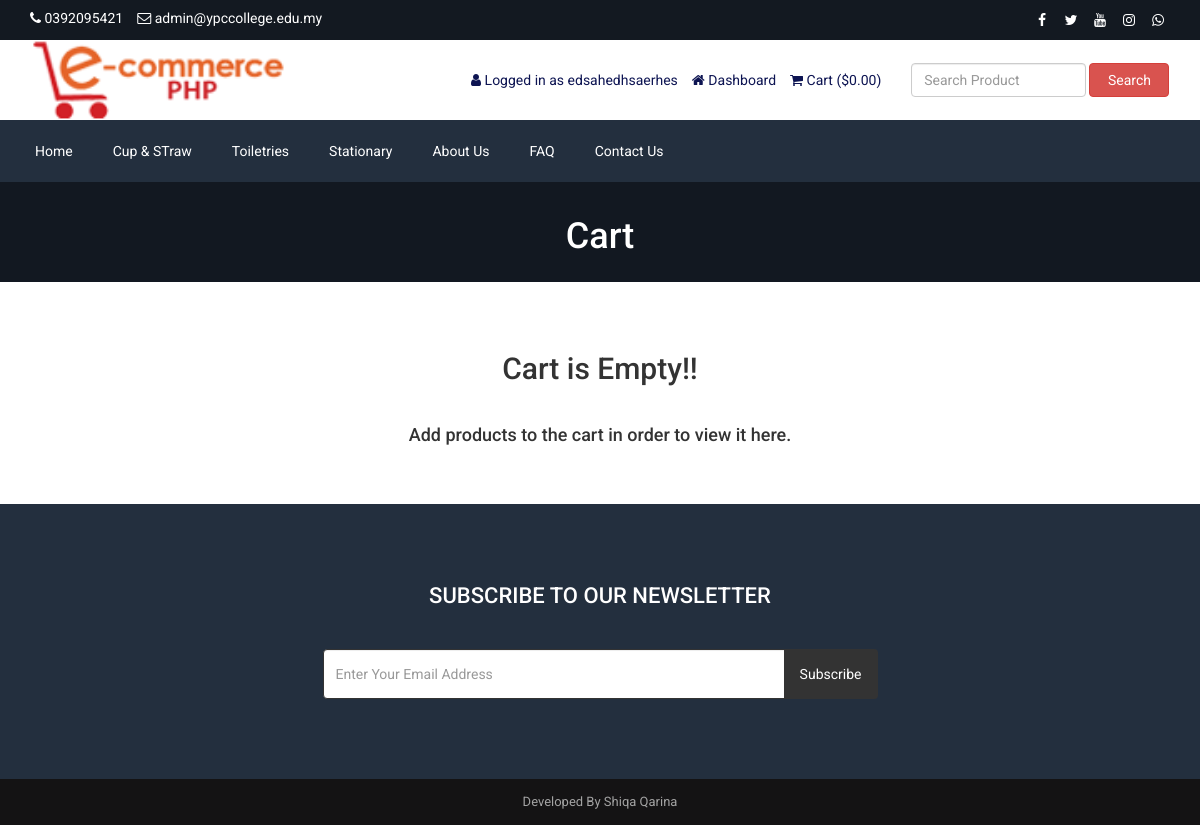
The page /cart.php (signed in) on the database its author committed.
### tables this page shows
CREATE TABLE IF NOT EXISTS `tbl_settings` (
  `id` int NOT NULL AUTO_INCREMENT,
  `logo` varchar(255) NOT NULL,
  `favicon` varchar(255) NOT NULL,
  `footer_about` text NOT NULL,
  `footer_copyright` text NOT NULL,
  `contact_address` text NOT NULL,
  `contact_email` varchar(255) NOT NULL,
  `contact_phone` varchar(255) NOT NULL,
  `contact_fax` varchar(255) NOT NULL,
  `contact_map_iframe` text NOT NULL,
  `receive_email` varchar(255) NOT NULL,
  `receive_email_subject` varchar(255) NOT NULL,
  `receive_email_thank_you_message` text NOT NULL,
  `forget_password_message` text NOT NULL,
  `total_recent_post_footer` int NOT NULL,
  `total_popular_post_footer` int NOT NULL,
  `total_recent_post_sidebar` int NOT NULL,
  `total_popular_post_sidebar` int NOT NULL,
  `total_featured_product_home` int NOT NULL,
  `total_latest_product_home` int NOT NULL,
  `total_popular_product_home` int NOT NULL,
  `meta_title_home` text NOT NULL,
  `meta_keyword_home` text NOT NULL,
  `meta_description_home` text NOT NULL,
  `banner_login` varchar(255) NOT NULL,
  `banner_registration` varchar(255) NOT NULL,
  `banner_forget_password` varchar(255) NOT NULL,
  `banner_reset_password` varchar(255) NOT NULL,
  `banner_search` varchar(255) NOT NULL,
  `banner_cart` varchar(255) NOT NULL,
  `banner_checkout` varchar(255) NOT NULL,
  `banner_product_category` varchar(255) NOT NULL,
  `banner_blog` varchar(255) NOT NULL,
  `cta_title` varchar(255) NOT NULL,
  `cta_content` text NOT NULL,
  `cta_read_more_text` varchar(255) NOT NULL,
  `cta_read_more_url` varchar(255) NOT NULL,
  `cta_photo` varchar(255) NOT NULL,
  `featured_product_title` varchar(255) NOT NULL,
  `featured_product_subtitle` varchar(255) NOT NULL,
  `latest_product_title` varchar(255) NOT NULL,
  `latest_product_subtitle` varchar(255) NOT NULL,
  `popular_product_title` varchar(255) NOT NULL,
  `popular_product_subtitle` varchar(255) NOT NULL,
  `testimonial_title` varchar(255) NOT NULL,
  `testimonial_subtitle` varchar(255) NOT NULL,
  `testimonial_photo` varchar(255) NOT NULL,
  `blog_title` varchar(255) NOT NULL,
  `blog_subtitle` varchar(255) NOT NULL,
  `newsletter_text` text NOT NULL,
  `paypal_email` varchar(255) NOT NULL,
  `stripe_public_key` varchar(255) NOT NULL,
  `stripe_secret_key` varchar(255) NOT NULL,
  `bank_detail` text NOT NULL,
  `before_head` text NOT NULL,
  `after_body` text NOT NULL,
  `before_body` text NOT NULL,
  `home_service_on_off` int NOT NULL,
  `home_welcome_on_off` int NOT NULL,
  `home_featured_product_on_off` int NOT NULL,
  `home_latest_product_on_off` int NOT NULL,
  `home_popular_product_on_off` int NOT NULL,
  `home_testimonial_on_off` int NOT NULL,
  `home_blog_on_off` int NOT NULL,
  `newsletter_on_off` int NOT NULL,
  `ads_above_welcome_on_off` int NOT NULL,
  `ads_above_featured_product_on_off` int NOT NULL,
  `ads_above_latest_product_on_off` int NOT NULL,
  `ads_above_popular_product_on_off` int NOT NULL,
  `ads_above_testimonial_on_off` int NOT NULL,
  `ads_category_sidebar_on_off` int NOT NULL,
  PRIMARY KEY (`id`)
);

CREATE TABLE IF NOT EXISTS `tbl_social` (
  `social_id` int NOT NULL AUTO_INCREMENT,
  `social_name` varchar(30) NOT NULL,
  `social_url` varchar(255) NOT NULL,
  `social_icon` varchar(30) NOT NULL,
  PRIMARY KEY (`social_id`)
);

CREATE TABLE IF NOT EXISTS `tbl_top_category` (
  `tcat_id` int NOT NULL AUTO_INCREMENT,
  `tcat_name` varchar(255) NOT NULL,
  `show_on_menu` int NOT NULL,
  PRIMARY KEY (`tcat_id`)
);

CREATE TABLE IF NOT EXISTS `tbl_page` (
  `id` int NOT NULL AUTO_INCREMENT,
  `about_title` varchar(255) NOT NULL,
  `about_content` text NOT NULL,
  `about_banner` varchar(255) NOT NULL,
  `about_meta_title` varchar(255) NOT NULL,
  `about_meta_keyword` text NOT NULL,
  `about_meta_description` text NOT NULL,
  `faq_title` varchar(255) NOT NULL,
  `faq_banner` varchar(255) NOT NULL,
  `faq_meta_title` varchar(255) NOT NULL,
  `faq_meta_keyword` text NOT NULL,
  `faq_meta_description` text NOT NULL,
  `blog_title` varchar(255) NOT NULL,
  `blog_banner` varchar(255) NOT NULL,
  `blog_meta_title` varchar(255) NOT NULL,
  `blog_meta_keyword` text NOT NULL,
  `blog_meta_description` text NOT NULL,
  `contact_title` varchar(255) NOT NULL,
  `contact_banner` varchar(255) NOT NULL,
  `contact_meta_title` varchar(255) NOT NULL,
  `contact_meta_keyword` text NOT NULL,
  `contact_meta_description` text NOT NULL,
  `pgallery_title` varchar(255) NOT NULL,
  `pgallery_banner` varchar(255) NOT NULL,
  `pgallery_meta_title` varchar(255) NOT NULL,
  `pgallery_meta_keyword` text NOT NULL,
  `pgallery_meta_description` text NOT NULL,
  `vgallery_title` varchar(255) NOT NULL,
  `vgallery_banner` varchar(255) NOT NULL,
  `vgallery_meta_title` varchar(255) NOT NULL,
  `vgallery_meta_keyword` text NOT NULL,
  `vgallery_meta_description` text NOT NULL,
  PRIMARY KEY (`id`)
);

### cart.php (the view, shortened to what this page needs)
<?php require_once('header.php'); ?>
<?php
$statement = $pdo->prepare("SELECT * FROM tbl_settings WHERE id=1");
$statement->execute();
$result = $statement->fetchAll(PDO::FETCH_ASSOC);
foreach ($result as $row) {
    $banner_cart = $row['banner_cart'];
}
?>
<div class="page-banner" style="background-image: url(assets/uploads/<?php echo $banner_cart; ?>)">
    <div class="overlay"></div>
    <div class="page-banner-inner">
        <h1><?php echo LANG_VALUE_18; ?></h1>
    </div>
</div>
<div class="page">
	<div class="container">
		<div class="row">
			<div class="col-md-12">
                <?php if(!isset($_SESSION['cart_p_id'])): ?>
                    <?php echo '<h2 class="text-center">Cart is Empty!!</h2></br>'; ?>
                    <?php echo '<h4 class="text-center">Add products to the cart in order to view it here.</h4>'; ?>
                <?php endif; ?>
			</div>
		</div>
	</div>
</div>
<?php require_once('footer.php'); ?>

### header.php (shortened to what this page needs)
<?php
include("admin/inc/config.php");
$statement = $pdo->prepare("SELECT * FROM tbl_settings WHERE id=1");
$statement->execute();
$result = $statement->fetchAll(PDO::FETCH_ASSOC);
foreach ($result as $row)
{
	$logo = $row['logo'];
	$contact_email = $row['contact_email'];
	$contact_phone = $row['contact_phone'];
}
?>
<!DOCTYPE html>
<html lang="en">
<head>
	<link rel="stylesheet" href="assets/css/bootstrap.min.css">
	<link rel="stylesheet" href="assets/css/font-awesome.min.css">
	<link rel="stylesheet" href="assets/css/owl.carousel.min.css">
	<link rel="stylesheet" href="assets/css/owl.theme.default.min.css">
	<link rel="stylesheet" href="assets/css/jquery.bxslider.min.css">
    <link rel="stylesheet" href="assets/css/magnific-popup.css">
    <link rel="stylesheet" href="assets/css/rating.css">
	<link rel="stylesheet" href="assets/css/spacing.css">
	<link rel="stylesheet" href="assets/css/bootstrap-touch-slider.css">
	<link rel="stylesheet" href="assets/css/animate.min.css">
	<link rel="stylesheet" href="assets/css/tree-menu.css">
	<link rel="stylesheet" href="assets/css/select2.min.css">
	<link rel="stylesheet" href="assets/css/main.css">
	<link rel="stylesheet" href="assets/css/responsive.css">
	<?php
	$statement = $pdo->prepare("SELECT * FROM tbl_page WHERE id=1");
	$statement->execute();
	$result = $statement->fetchAll(PDO::FETCH_ASSOC);
		?>
</head>
<body>
<div class="top">
	<div class="container">
		<div class="row">
			<div class="col-md-6 col-sm-6 col-xs-12">
				<div class="left">
					<ul>
						<li><i class="fa fa-phone"></i> <?php echo $contact_phone; ?></li>
						<li><i class="fa fa-envelope-o"></i> <?php echo $contact_email; ?></li>
					</ul>
				</div>
			</div>
			<div class="col-md-6 col-sm-6 col-xs-12">
				<div class="right">
					<ul>
						<?php
						$statement = $pdo->prepare("SELECT * FROM tbl_social");
						$statement->execute();
						$result = $statement->fetchAll(PDO::FETCH_ASSOC);
						foreach ($result as $row) {
							?>
							<?php if($row['social_url'] != ''): ?>
							<li><a href="<?php echo $row['social_url']; ?>"><i class="<?php echo $row['social_icon']; ?>"></i></a></li>
							<?php endif; ?>
							<?php
						}
						?>
					</ul>
				</div>
			</div>
		</div>
	</div>
</div>
<div class="header">
	<div class="container">
		<div class="row inner">
			<div class="col-md-4 logo">
				<a href="index.php"><img src="assets/uploads/<?php echo $logo; ?>" alt="logo image"></a>
			</div>
			<div class="col-md-5 right">
				<ul>
					<?php
					if(isset($_SESSION['customer'])) {
						?>
						<li><i class="fa fa-user"></i> <?php echo LANG_VALUE_13; ?> <?php echo $_SESSION['customer']['cust_name']; ?></li>
						<li><a href="dashboard.php"><i class="fa fa-home"></i> <?php echo LANG_VALUE_89; ?></a></li>
						<?php
					} else {
						?>
						<li><a href="login.php"><i class="fa fa-sign-in"></i> <?php echo LANG_VALUE_9; ?></a></li>
						<li><a href="registration.php"><i class="fa fa-user-plus"></i> <?php echo LANG_VALUE_15; ?></a></li>
						<?php
					}
					?>
					<li><a href="cart.php"><i class="fa fa-shopping-cart"></i> <?php echo LANG_VALUE_18; ?> (<?php echo LANG_VALUE_1; ?><?php
					if(isset($_SESSION['cart_p_id'])) {
						$table_total_price = 0;
						$i=0;
	                    foreach($_SESSION['cart_p_qty'] as $key => $value)
	                    {
	                        $i++;
	                        $arr_cart_p_qty[$i] = $value;
	                    }                    $i=0;
	                    foreach($_SESSION['cart_p_current_price'] as $key => $value)
	                    {
	                        $i++;
	                        $arr_cart_p_current_price[$i] = $value;
	                    }
	                    for($i=1;$i<=count($arr_cart_p_qty);$i++) {
	                    	$row_total_price = $arr_cart_p_current_price[$i]*$arr_cart_p_qty[$i];
	                        $table_total_price = $table_total_price + $row_total_price;
	                    }
						echo $table_total_price;
					} else {
						echo '0.00';
					}
					?>)</a></li>
				</ul>
			</div>
			<div class="col-md-3 search-area">
				<form class="navbar-form navbar-left" role="search" action="search-result.php" method="get">
					<div class="form-group">
						<input type="text" class="form-control search-top" placeholder="<?php echo LANG_VALUE_2; ?>" name="search_text">
					</div>
					<button type="submit" class="btn btn-danger"><?php echo LANG_VALUE_3; ?></button>
				</form>
			</div>
		</div>
	</div>
</div>
<div class="nav">
	<div class="container">
		<div class="row">
			<div class="col-md-12 pl_0 pr_0">
				<div class="menu-container">
					<div class="menu">
						<ul>
							<li><a href="index.php">Home</a></li>
							<?php
							$statement = $pdo->prepare("SELECT * FROM tbl_top_category WHERE show_on_menu=1");
							$statement->execute();
							$result = $statement->fetchAll(PDO::FETCH_ASSOC);
							foreach ($result as $row) {
								?>
								<li><a href="product-category.php?id=<?php echo $row['tcat_id']; ?>&type=top-category"><?php echo $row['tcat_name']; ?></a>
								</li>
								<?php
							}
							?>
							<?php
							$statement = $pdo->prepare("SELECT * FROM tbl_page WHERE id=1");
							$statement->execute();
							$result = $statement->fetchAll(PDO::FETCH_ASSOC);
							foreach ($result as $row) {
								$about_title = $row['about_title'];
								$faq_title = $row['faq_title'];
								$contact_title = $row['contact_title'];
							}
							?>
							<li><a href="about.php"><?php echo $about_title; ?></a></li>
							<li><a href="faq.php"><?php echo $faq_title; ?></a></li>
							<li><a href="contact.php"><?php echo $contact_title; ?></a></li>
						</ul>
					</div>
				</div>
			</div>
		</div>
	</div>
</div>

### footer.php (shortened to what this page needs)
<?php
$statement = $pdo->prepare("SELECT * FROM tbl_settings WHERE id=1");
$statement->execute();
$result = $statement->fetchAll(PDO::FETCH_ASSOC);
foreach ($result as $row)
{
	$footer_copyright = $row['footer_copyright'];
    $newsletter_on_off = $row['newsletter_on_off'];
}
?>
<?php if($newsletter_on_off == 1): ?>
<section class="home-newsletter">
	<div class="container">
		<div class="row">
			<div class="col-md-6 col-md-offset-3">
				<div class="single">
				<form action="" method="post">
					<h2><?php echo LANG_VALUE_93; ?></h2>
					<div class="input-group">
			        	<input type="email" class="form-control" placeholder="<?php echo LANG_VALUE_95; ?>" name="email_subscribe">
			         	<span class="input-group-btn">
			         	<button class="btn btn-theme" type="submit" name="form_subscribe"><?php echo LANG_VALUE_92; ?></button>
			         	</span>
			        </div>
				</div>
			</div>
		</div>
	</div>
</section>
<?php endif; ?>
<div class="footer-bottom">
	<div class="container">
		<div class="row">
			<div class="col-md-12 copyright">
				<?php echo $footer_copyright; ?>
			</div>
		</div>
	</div>
</div>
</body>
</html>

### assets/css/main.css (style rules this page uses)
* { margin: 0; padding: 0; }
body { font-family: "Roboto", sans-serif; font-size: 14px; }
h1, h2, h3, h4, h5, h6 { font-family: "Roboto", sans-serif; }
a { text-decoration: none; }
.top { width: 100%; height: 40px; background: #131921; }
.top .left { float: left; }
.top .left ul { padding-top: 8px; }
.top .left ul li { list-style-type: none; float: left; margin-right: 14px; color: white; }
.top .left ul li i { color: white; }
.top .right { float: right; }
.top .right ul { padding-top: 8px; }
.top .right ul li { list-style-type: none; float: left; margin-left: 5px; }
.top .right ul li a { color: white; width: 24px; height: 24px; line-height: 24px; text-align: center; border-radius: 50%; display: block; transition: all 0.4s ease; }
.header { width: 100%; height: auto; background: #fff; }
.header .inner { height: auto; display: table; }
.header .logo { float: none; display: table-cell; vertical-align: middle; }
.header .logo img { max-width: 100%; height: 80px; }
.header .navbar-form .form-control { width: 300px; }
.header .search-area { float: none; display: table-cell; vertical-align: middle; }
.header .search-area .form-group { width: calc(100% - 84px); }
.header .search-area button { width: 80px; }
.header .search-area form { width: 100%; }
.header .right { float: none; display: table-cell; vertical-align: middle; padding-right: 0; }
.header .right ul { float: right; margin-bottom: 0; }
.header .right ul li { list-style-type: none; float: left; margin-left: 14px; color: #0d1452; }
.header .right ul li a { color: #0d1452; }
.header .navbar-form .search-top { width: 100%; }
.nav { background: #232f3e; }
.menu-container { width: 100%; margin: 0 auto; background: #232f3e; }
.menu-dropdown-icon:before { content: "\f067"; font-family: "FontAwesome"; display: none; cursor: pointer; float: right; padding: 1.5em 2em; background: #fff; color: #333; }
.menu > ul { margin: 0 auto; width: 100%; list-style: none; padding: 0; position: relative; box-sizing: border-box; }
.menu > ul:before, .menu > ul:after { content: ""; display: table; }
.menu > ul:after { clear: both; }
.menu > ul > li { float: left; padding: 0; margin: 0; }
.menu > ul > li a { text-decoration: none; padding: 1.5em 20px; display: block; color: #fff; }
.footer-bottom { width: 100%; height: auto; background: #141314; padding: 14px 0; }
.footer-bottom .copyright { font-size: 13px; color: #a3a3a3; text-align: center; }
.page-banner { width: 100%; height: auto; background-repeat: no-repeat; background-position: center center; -webkit-background-size: cover; background-size: cover; position: relative; padding-top: 15px; padding-bottom: 15px; overflow: hidden; }
.page-banner .overlay { position: absolute; left: 0; top: 0; width: 100%; height: 100%; opacity: 0.7; background: #131921; }
.page-banner h1 { color: #fff; text-align: center; z-index: 999; position: relative; }
.page { width: 100%; height: auto; padding-top: 50px; padding-bottom: 50px; }
.home-newsletter { padding: 80px 0; background: #232f3e; }
.home-newsletter .single { max-width: 650px; margin: 0 auto; text-align: center; position: relative; z-index: 2; }
.home-newsletter .single h2 { font-size: 22px; color: white; text-transform: uppercase; margin-bottom: 40px; margin-top: 0; }
.home-newsletter .single .form-control { height: 50px; border-color: #333; outline: none; }
.home-newsletter .single .btn { min-height: 50px; background: #333; color: #fff; padding-left: 15px; padding-right: 15px; }

### assets/css/responsive.css (style rules this page uses)
@media only screen and (min-width: 992px) { .header .inner { width: 100%; } }
@media only screen and (min-width: 992px) { .header .search-area { padding-right: 0; } }
@media only screen and (min-width: 992px) { .header .search-area form { padding-right: 0; } }
@media only screen and (min-width: 992px) { .header .container { padding-right: 0; } }

### rows shown on the page
tbl_settings: contact_phone "0392095421", contact_email "admin@ypccollege.edu.my", logo (picture), banner_cart (picture), footer_copyright "Developed By Shiqa Qarina"
tbl_top_category: tcat_name "Cup & STraw"
tbl_top_category: tcat_name "Toiletries"
tbl_top_category: tcat_name "Stationary"
tbl_page: about_title "About Us", faq_title "FAQ", contact_title "Contact Us"

### other values the page prints
LANG_VALUE_13 "Logged in as"
$_SESSION['customer']['cust_name'] "edsahedhsaerhes"
LANG_VALUE_89 "Dashboard"
LANG_VALUE_18 "Cart"
LANG_VALUE_1 "$"
LANG_VALUE_3 "Search"
LANG_VALUE_93 "SUBSCRIBE TO OUR NEWSLETTER"
LANG_VALUE_92 "Subscribe"
